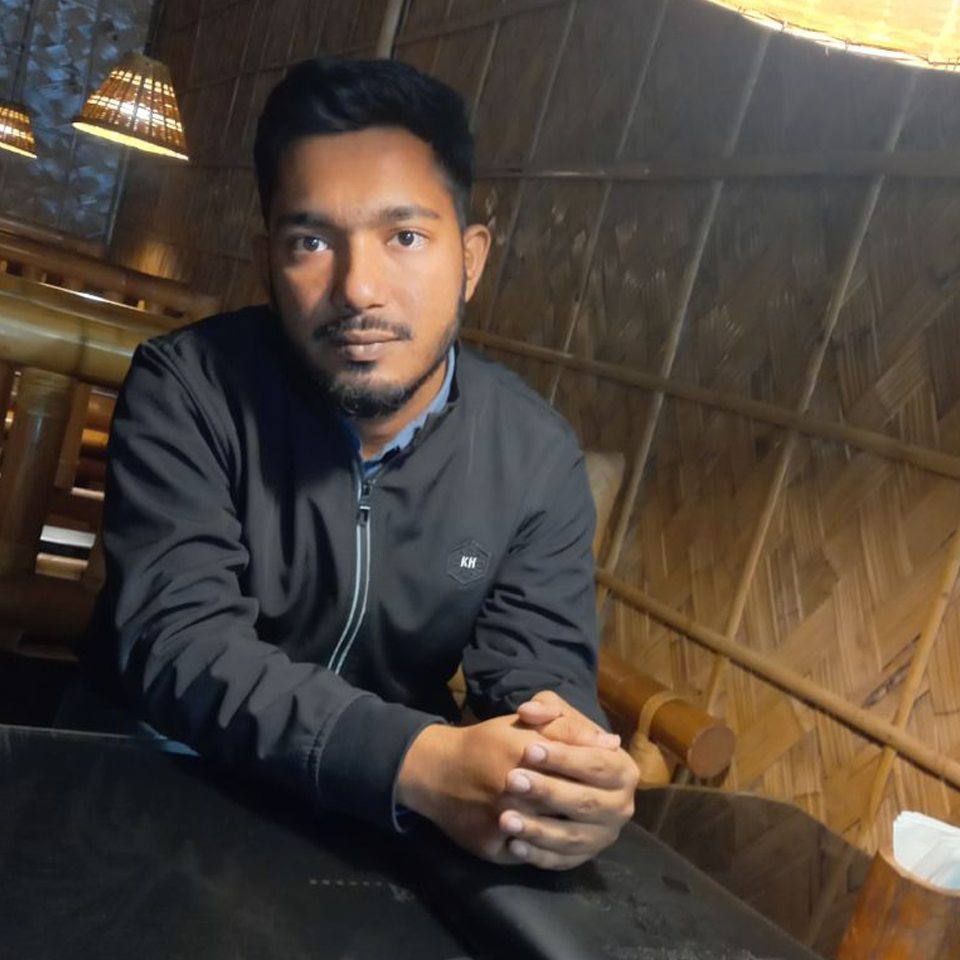
#> input picture Author1.png, 960 x 960 px; its folder holds only this picture in this run
$ python 'Core funtionality.py'
#> lines starting #> are read from the running program, lines starting #| are printed output that depends on the picture; after the words box and inside, x2 and y2 are one past the last pixel; in counts of white or black regions, pixels touching at a corner belong together
#!/usr/bin/env python3
"""
a4_grid_montage_one_dim_overflow_corrected.py

- 2x2 A4 montage
- Image fills the cell as much as possible
- Faces + main subject stay fully inside
- Only one dimension may overflow
- Minimal cropping, full-image scaling
- Margins, rotation, multi-page intact
"""

import os
import glob
from PIL import Image
import cv2
import numpy as np

# ---------- Config ----------
DPI = 300
A4_PX = (2480, 3508)
ROWS = 2
COLS = 2
GRID_MARGIN = 40
MARGIN_OUTER = 60
INNER_CELL_MARGIN = 20
MAX_PER_PAGE = ROWS * COLS
OUTPUT_DIR = "montage_pages"
PREVIEW_AUTOSHOW = True
IMAGE_EXTS = ("*.jpg", "*.jpeg", "*.png", "*.tif", "*.tiff", "*.bmp", "*.webp")
CASCADE_PATH = cv2.data.haarcascades + "haarcascade_frontalface_default.xml"
face_cascade = cv2.CascadeClassifier(CASCADE_PATH)
# ----------------------------

TOTAL_H_MARGIN = (COLS - 1) * GRID_MARGIN + 2 * MARGIN_OUTER + 2 * INNER_CELL_MARGIN * COLS
TOTAL_V_MARGIN = (ROWS - 1) * GRID_MARGIN + 2 * MARGIN_OUTER + 2 * INNER_CELL_MARGIN * ROWS
CELL_W = (A4_PX[0] - TOTAL_H_MARGIN) // COLS
CELL_H = (A4_PX[1] - TOTAL_V_MARGIN) // ROWS


def find_images_in_cwd():
    files = []
    for ext in IMAGE_EXTS:
        files.extend(glob.glob(ext))
    files = sorted(list({f.lower(): f for f in files}.values()))
    return files


def is_landscape(pil_img: Image.Image):
    return pil_img.width > pil_img.height


def detect_faces_bbox(np_img):
    gray = cv2.cvtColor(np_img, cv2.COLOR_BGR2GRAY)
    faces = face_cascade.detectMultiScale(gray, scaleFactor=1.1, minNeighbors=5, minSize=(30,30))
    if len(faces) == 0:
        h, w = gray.shape
        return int(w*0.3), int(h*0.3), int(w*0.4), int(h*0.4)
    x1 = min([x for (x,y,w,h) in faces])
    y1 = min([y for (x,y,w,h) in faces])
    x2 = max([x+w for (x,y,w,h) in faces])
    y2 = max([y+h for (x,y,w,h) in faces])
    return x1, y1, x2-x1, y2-y1


def detect_subject_bbox(np_img):
    gray = cv2.cvtColor(np_img, cv2.COLOR_BGR2GRAY)
    blur = cv2.GaussianBlur(gray, (7,7), 0)
    edges = cv2.Canny(blur, 50, 150)
    edges = cv2.dilate(edges, np.ones((5,5), np.uint8), iterations=1)
    contours, _ = cv2.findContours(edges, cv2.RETR_EXTERNAL, cv2.CHAIN_APPROX_SIMPLE)
    if not contours:
        h, w = gray.shape
        return int(w*0.3), int(h*0.3), int(w*0.4), int(h*0.4)
    largest = max(contours, key=cv2.contourArea)
    x, y, w, h = cv2.boundingRect(largest)
    return x, y, w, h


def place_image_in_cell(pil_img: Image.Image, cell_w, cell_h):
    if is_landscape(pil_img):
        pil_img = pil_img.rotate(90, expand=True)

    img_w, img_h = pil_img.size
    np_img = cv2.cvtColor(np.array(pil_img.convert("RGB")), cv2.COLOR_RGB2BGR)

    # Detect faces and subject
    fx, fy, fw, fh = detect_faces_bbox(np_img)
    sx, sy, sw, sh = detect_subject_bbox(np_img)

    # Combined bbox
    x1 = min(fx, sx)
    y1 = min(fy, sy)
    x2 = max(fx+fw, sx+sw)
    y2 = max(fy+fh, sy+sh)
    bbox_cx = (x1 + x2)/2
    bbox_cy = (y1 + y2)/2
    bbox_w = x2 - x1
    bbox_h = y2 - y1

    # Scale the full image
    scale_x = cell_w / img_w
    scale_y = cell_h / img_h
    # Choose scale so that only one dimension can overflow
    if scale_x < scale_y:
        scale = scale_y  # width may overflow
    else:
        scale = scale_x  # height may overflow

    new_w = int(round(img_w * scale))
    new_h = int(round(img_h * scale))
    pil_resized = pil_img.resize((new_w, new_h), resample=Image.LANCZOS)

    # scale combined bbox
    bbox_cx *= scale
    bbox_cy *= scale

    # Shift image so combined bbox fully inside cell
    max_crop_x = max(new_w - cell_w, 0)
    max_crop_y = max(new_h - cell_h, 0)
    crop_x = int(np.clip(bbox_cx - cell_w/2, 0, max_crop_x))
    crop_y = int(np.clip(bbox_cy - cell_h/2, 0, max_crop_y))

    return pil_resized.crop((crop_x, crop_y, crop_x+cell_w, crop_y+cell_h))


def make_pages(image_files):
    os.makedirs(OUTPUT_DIR, exist_ok=True)
    pages = []
    for pidx in range(0, len(image_files), MAX_PER_PAGE):
        batch = image_files[pidx:pidx+MAX_PER_PAGE]
        canvas = Image.new("RGB", A4_PX, (255,255,255))
        for i, img_path in enumerate(batch):
            try:
                pil_img = Image.open(img_path).convert("RGB")
            except Exception as e:
                print(f"Warning: failed to open {img_path}: {e}")
                continue
            cell_img = place_image_in_cell(pil_img, CELL_W, CELL_H)
            row = i // COLS
            col = i % COLS
            x = MARGIN_OUTER + col*(CELL_W+GRID_MARGIN+2*INNER_CELL_MARGIN)+INNER_CELL_MARGIN
            y = MARGIN_OUTER + row*(CELL_H+GRID_MARGIN+2*INNER_CELL_MARGIN)+INNER_CELL_MARGIN
            canvas.paste(cell_img, (int(x), int(y)))
        out_name = os.path.join(OUTPUT_DIR, f"page_{(pidx//MAX_PER_PAGE)+1:03d}.png")
        canvas.save(out_name, dpi=(DPI, DPI))
        pages.append(out_name)
        print(f"Saved: {out_name}")
        if PREVIEW_AUTOSHOW:
            try:
                Image.open(out_name).show()
            except Exception as e:
                print(f"Could not preview {out_name}: {e}")
    return pages


def main():
    images = find_images_in_cwd()
    if not images:
        print("No images found in current directory.")
        return
    print(f"Found {len(images)} images.")
    pages = make_pages(images)
#> in make_pages, `canvas = Image.new("RGB", A4_PX, (255,255,255))`: canvas: PIL image 2480x3508 RGB; every value is 255
#> in make_pages, pil_img is the input picture: PIL image 960x960 RGB; mean R, G, B 77.7, 67.4, 57.9
#> in detect_faces_bbox, `gray = cv2.cvtColor(np_img, cv2.COLOR_BGR2GRAY)`:
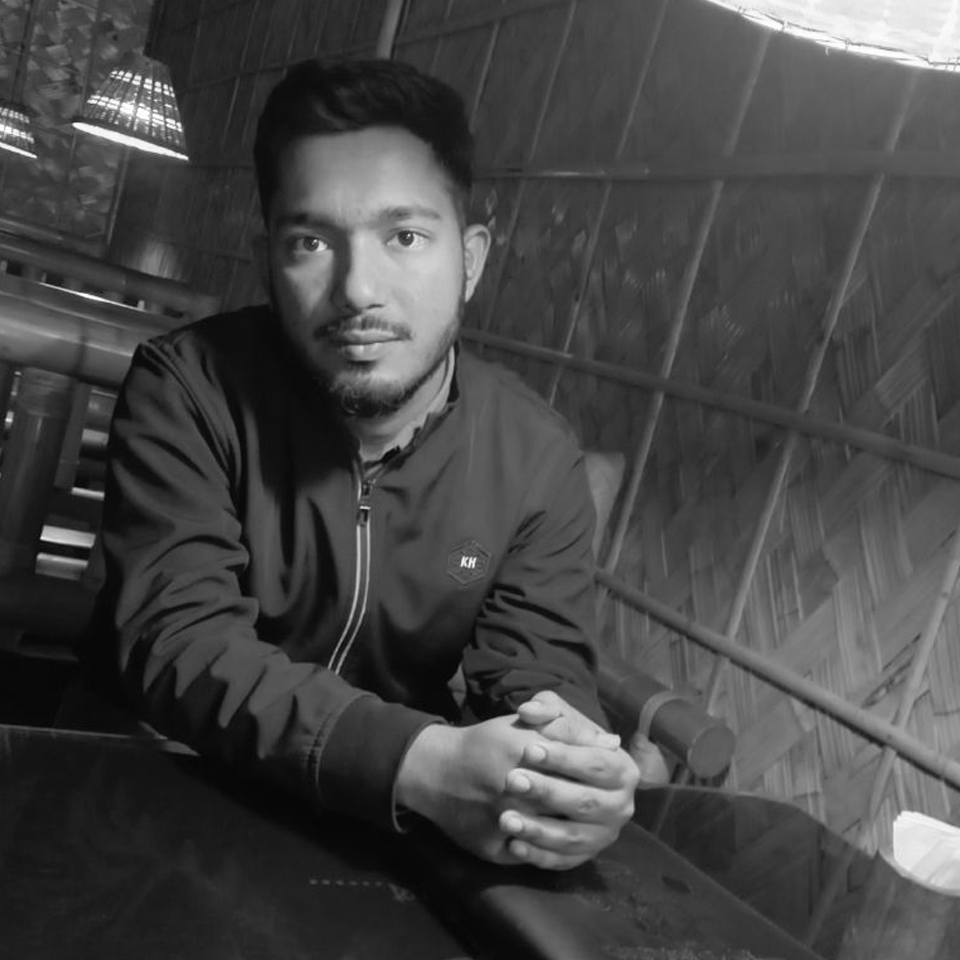
#> gray: shape (960, 960); min 2, max 255, mean 69.4
#> in detect_faces_bbox, `faces = face_cascade.detectMultiScale(gray, scaleFactor=1.1, minNeighb..`: faces = [[248, 144, 236, 236]]
#> in detect_faces_bbox, `x1 = min([x for (x,y,w,h) in faces])`: x1 = 248
#> in detect_faces_bbox, `y1 = min([y for (x,y,w,h) in faces])`: y1 = 144
#> in detect_faces_bbox, `x2 = max([x+w for (x,y,w,h) in faces])`: x2 = 484
#> in detect_faces_bbox, `y2 = max([y+h for (x,y,w,h) in faces])`: y2 = 380
#> in place_image_in_cell, `fx, fy, fw, fh = detect_faces_bbox(np_img)`: fx = 248; fy = 144; fw = 236
#> in detect_subject_bbox, `edges = cv2.Canny(blur, 50, 150)`:
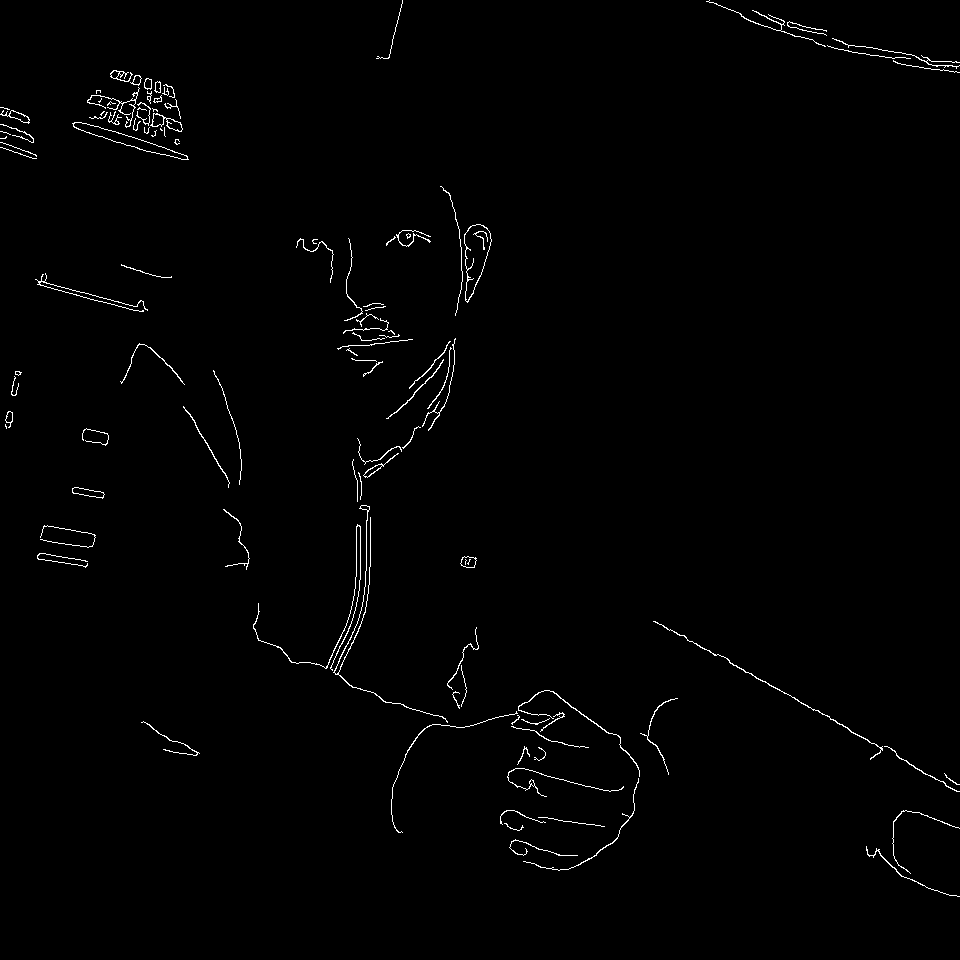
#> edges: shape (960, 960); 0.98% white in thin lines or dots
#> in detect_subject_bbox, `edges = cv2.dilate(edges, np.ones((5,5), np.uint8), iterations=1)`:
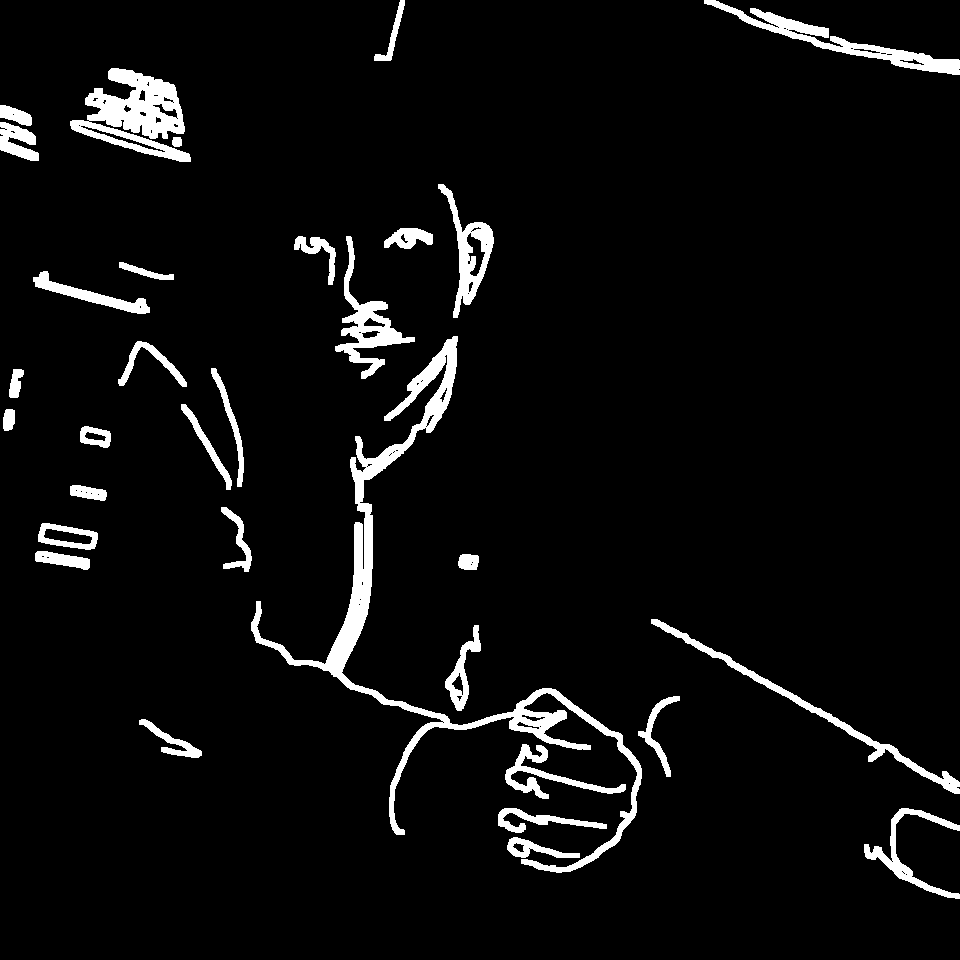
#> edges: shape (960, 960); 5.1% white; 32 white regions
#> in detect_subject_bbox, `contours, _ = cv2.findContours(edges, cv2.RETR_EXTERNAL, cv2.CHAIN_APP..`: contours = 32 contours; largest, box (x1, y1, x2, y2) and area: (251, 336, 642, 873) 11892, (70, 68, 191, 162) 5656, (704, 0, 960, 75) 3071, (335, 236, 415, 379) 2557, (438, 184, 494, 318) 2394
#> in detect_subject_bbox, `largest = max(contours, key=cv2.contourArea)`: largest = contour of 1255 points, box (x1, y1, x2, y2) (251, 336, 642, 873), area 11892
#> in detect_subject_bbox, `x, y, w, h = cv2.boundingRect(largest)`: x = 251; y = 336; w = 391; h = 537
#> in place_image_in_cell, `sx, sy, sw, sh = detect_subject_bbox(np_img)`: sx = 251; sy = 336; sw = 391; sh = 537
#> in place_image_in_cell, `x1 = min(fx, sx)`: x1 = 248
#> in place_image_in_cell, `y1 = min(fy, sy)`: y1 = 144
#> in place_image_in_cell, `x2 = max(fx+fw, sx+sw)`: x2 = 642
#> in place_image_in_cell, `y2 = max(fy+fh, sy+sh)`: y2 = 873
#> in place_image_in_cell, `bbox_cx = (x1 + x2)/2`: bbox_cx = 445
#> in place_image_in_cell, `bbox_cy = (y1 + y2)/2`: bbox_cy = 508.5
#> in place_image_in_cell, `bbox_w = x2 - x1`: bbox_w = 394
#> in place_image_in_cell, `bbox_h = y2 - y1`: bbox_h = 729
#> in place_image_in_cell, `bbox_cx *= scale`: bbox_cx = 757.4
#> in place_image_in_cell, `bbox_cy *= scale`: bbox_cy = 865.5
#> in place_image_in_cell, `crop_x = int(np.clip(bbox_cx - cell_w/2, 0, max_crop_x))`: crop_x = 197
#> in place_image_in_cell, `crop_y = int(np.clip(bbox_cy - cell_h/2, 0, max_crop_y))`: crop_y = 0
#> in place_image_in_cell, `return pil_resized.crop((crop_x, crop_y, crop_x+cell_w, crop_y+cell_h))`:
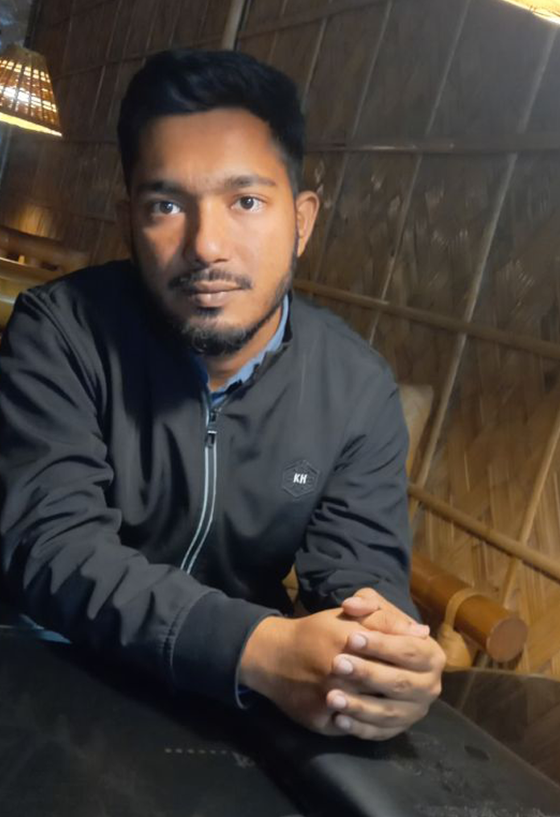
#> returned value: PIL image 1120x1634 RGB (shown at 1/2 size); mean R, G, B 70.6, 62.3, 56.3
#> in make_pages, `canvas.paste(cell_img, (int(x), int(y)))`:
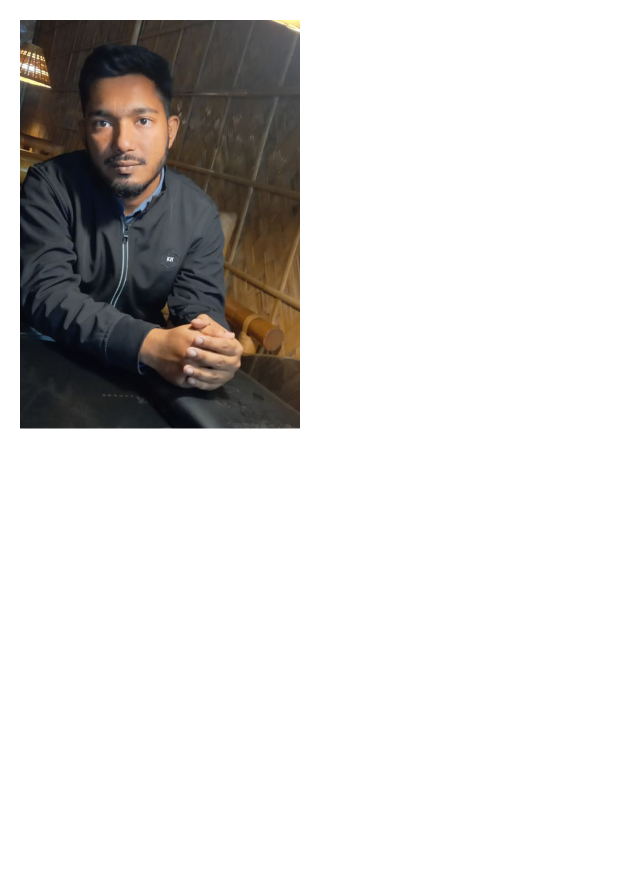
#> canvas: PIL image 2480x3508 RGB (shown at 1/4 size); mean R, G, B 216.2, 214.5, 213.2
    print("Done. Pages created:")
    for p in pages:
        print("  ", p)


if __name__ == "__main__":
    main()
